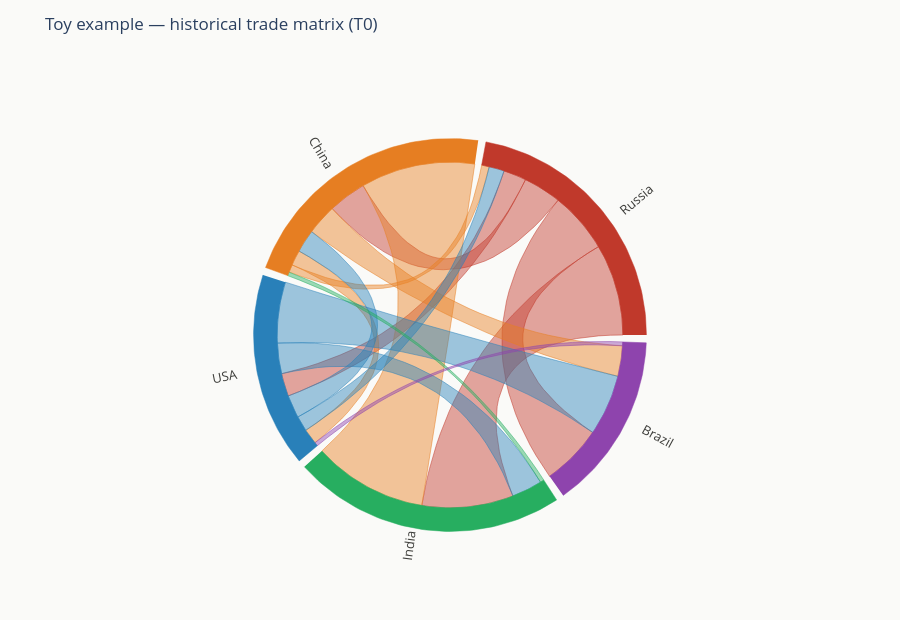

The notebook cell this image was saved under:
### Markdown cell above
## 1b. Input-data visualizations

Before running the RAS, let's visualize the three inputs:

- a **choropleth** of post-shock production ($P$),
- a **choropleth** of post-shock demand ($C$),
- a **chord diagram** of the historical trade matrix ($T_0$),
- a **geographic network** of the same historical trade matrix on a world map.

After RAS, §3b repeats the same views for the final availability ($F$) and trade matrix ($X$).

### Code cell
# Force a re-execution of src.utils in case the kernel cached an older copy
# (e.g. when it was imported in an earlier cell before these plotters existed).
import importlib
import src.utils
importlib.reload(src.utils)

from src.utils import (
    plot_production_map,
    plot_demand_map,
    plot_chord_diagram,
    plot_trade_network_map,
)

plot_production_map(P, title='Toy example — post-shock production (P)').show()
plot_demand_map(C, title='Toy example — post-shock demand (C)').show()
plot_chord_diagram(T0, title='Toy example — historical trade matrix (T0)').show()
plot_trade_network_map(T0, title='Toy example — historical trade network (T0)').show()
